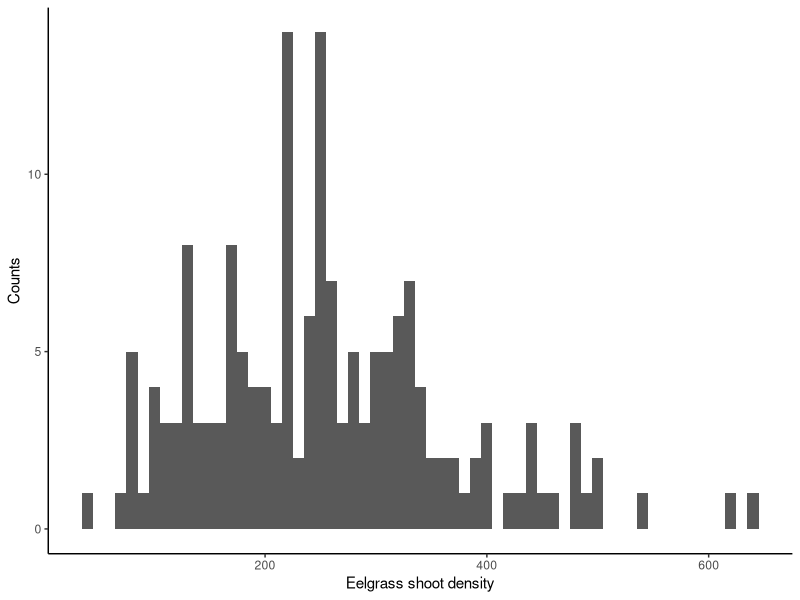
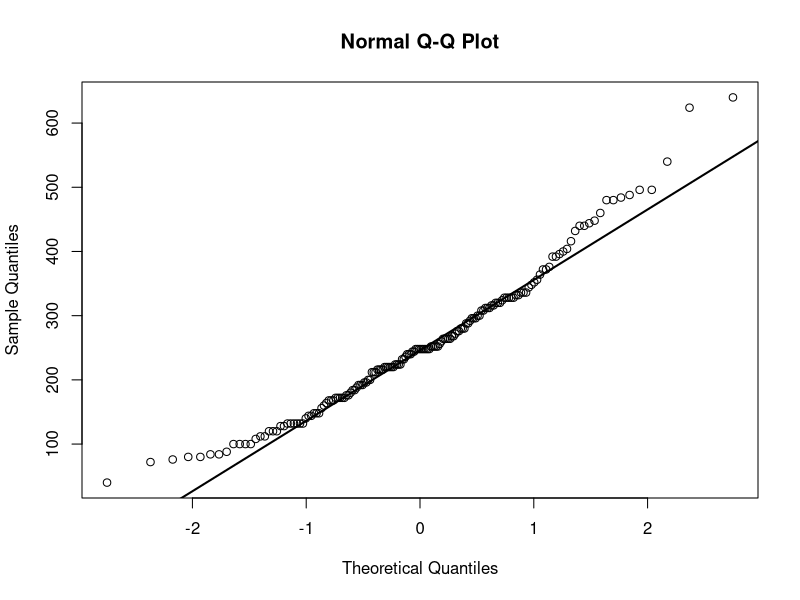
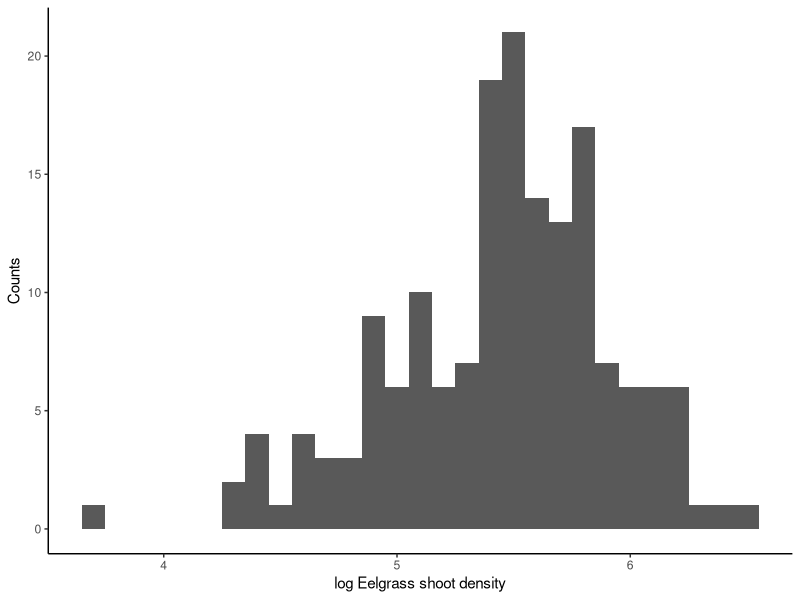
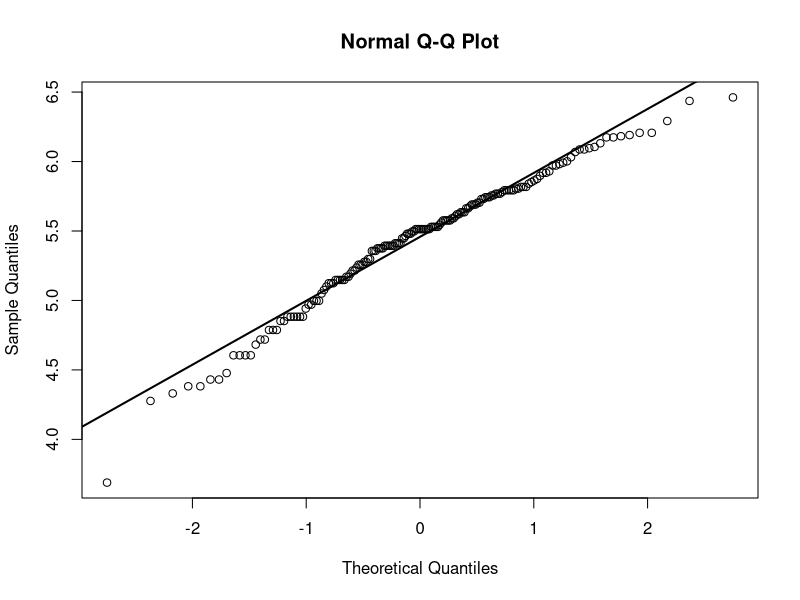
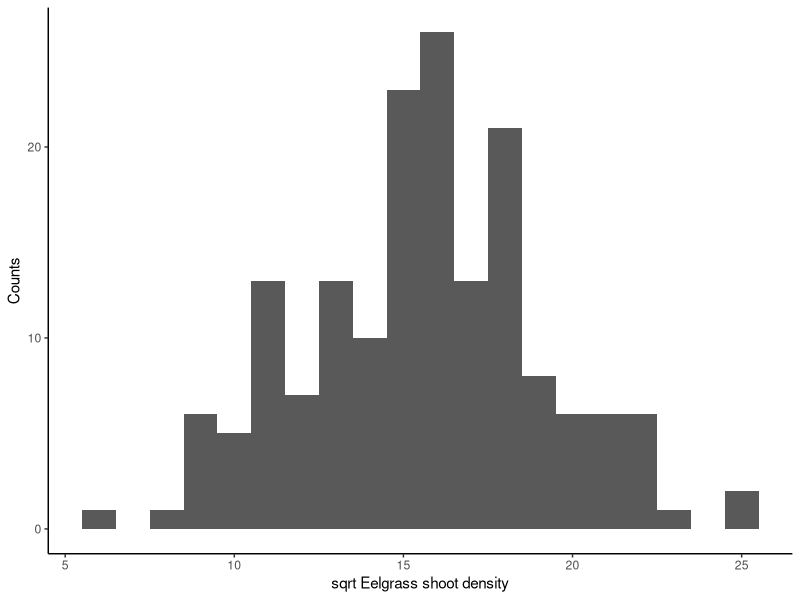
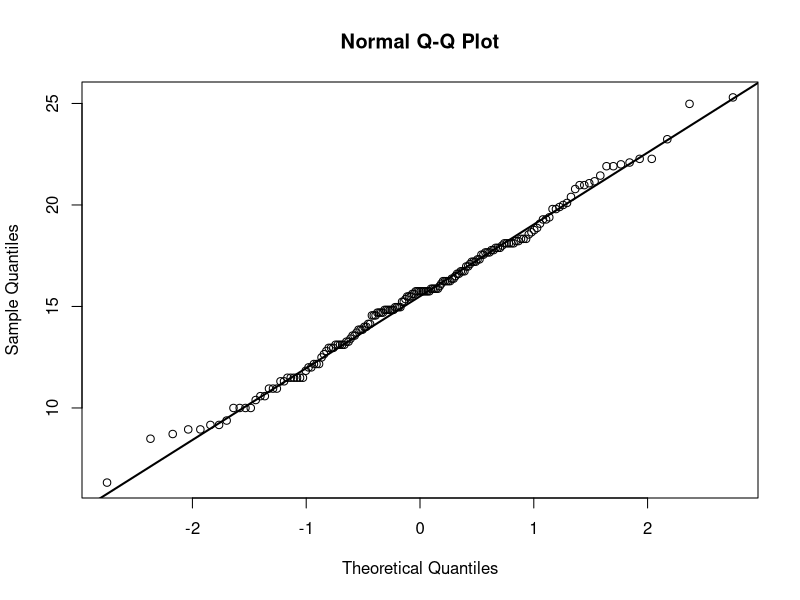
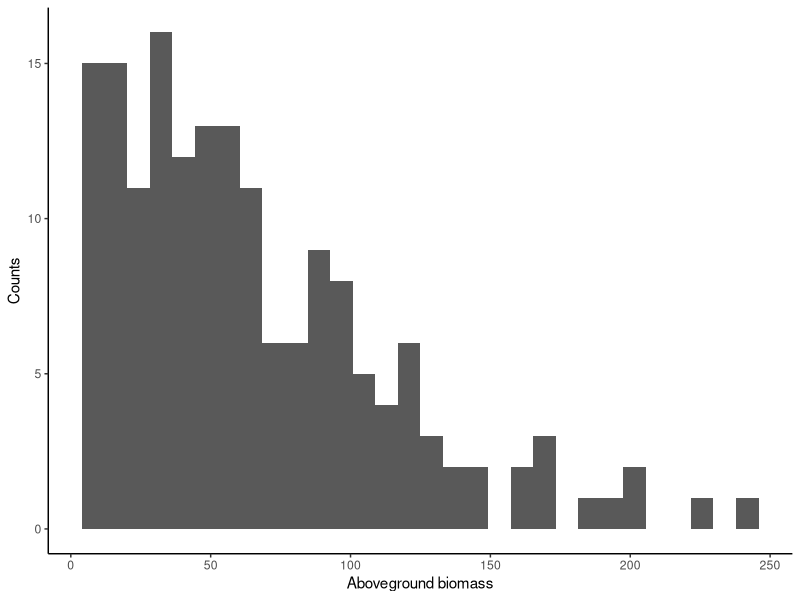
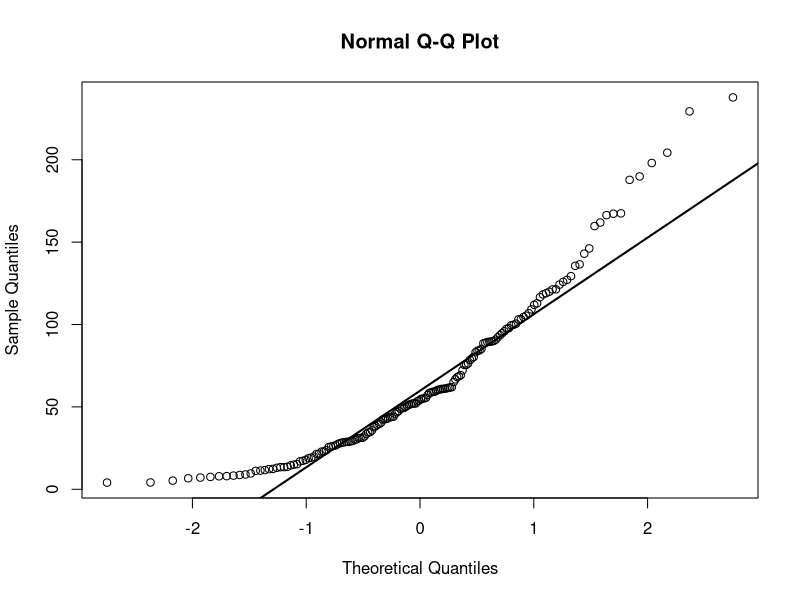

Write R code to recreate these figures, in order. (Note: this script raises an error after producing the figures.)
## ---- chunk 1
library(ggplot2)

theme_set(theme_classic())
## ---- chunk 2
eg.graz <- read.csv( "../ALL_DATA/eelgrass_bio_sed_transect_derived.csv", header = TRUE, stringsAsFactors = FALSE)
## ---- chunk 3
## Raw data ##
ggplot(eg.graz, aes(eelgrass_shoots_msq)) +
  geom_histogram(binwidth = 10) +
  labs(x = "Eelgrass shoot density", y = "Counts")

qqnorm(eg.graz$eelgrass_shoots_msq)
qqline(eg.graz$eelgrass_shoots_msq, lwd = 2)

shapiro.test(eg.graz$eelgrass_shoots_msq)

## ln transformation ##
ggplot(eg.graz, aes(log(eelgrass_shoots_msq))) +
  geom_histogram(binwidth = 0.1) +
  labs(x = "log Eelgrass shoot density", y = "Counts")

qqnorm(log(eg.graz$eelgrass_shoots_msq))
qqline(log(eg.graz$eelgrass_shoots_msq), lwd = 2)

shapiro.test(log(eg.graz$eelgrass_shoots_msq))

## sqrt transfrormation ##
ggplot(eg.graz, aes(sqrt(eelgrass_shoots_msq))) +
  geom_histogram(binwidth = 1) +
  labs(x = "sqrt Eelgrass shoot density", y = "Counts")

qqnorm(sqrt(eg.graz$eelgrass_shoots_msq))
qqline(sqrt(eg.graz$eelgrass_shoots_msq), lwd = 2)

shapiro.test(sqrt(eg.graz$eelgrass_shoots_msq))
## ---- chunk 4
## Raw data ##
ggplot(eg.graz, aes(ag_mass)) +
  geom_histogram() +
  labs(x = "Aboveground biomass", y = "Counts")

qqnorm(eg.graz$ag_mass)
qqline(eg.graz$ag_mass, lwd = 2)

shapiro.test(eg.graz$ag_mass)

## ln transformed ##
ggplot(eg.graz, aes(log(ag_mass))) +
  geom_histogram() +
  labs(x = "log Aboveground biomass", y = "Counts")

qqnorm(log(eg.graz$ag_mass))
qqline(log(eg.graz$ag_mass), lwd = 2)

shapiro.test(log(eg.graz$ag_mass))

## sqrt transformation ##
ggplot(eg.graz, aes(sqrt(ag_mass))) +
  geom_histogram() +
  labs(x = "sqrt Aboveground biomass", y = "Counts")

qqnorm(sqrt(eg.graz$ag_mass))
qqline(sqrt(eg.graz$ag_mass), lwd = 2)

shapiro.test(sqrt(eg.graz$ag_mass))
## ---- chunk 5
## Raw data ##
ggplot(eg.graz, aes(bg_mass)) +
  geom_histogram() +
  labs(x = "Belowground biomass", y = "Counts")

qqnorm(eg.graz$bg_mass)
qqline(eg.graz$bg_mass, lwd = 2)

shapiro.test(eg.graz$bg_mass)

## ln transformed ##
ggplot(eg.graz, aes(log(bg_mass))) +
  geom_histogram() +
  labs(x = "log Belowground biomass", y = "Counts")

qqnorm(log(eg.graz$bg_mass))
qqline(log(eg.graz$bg_mass), lwd = 2)

shapiro.test(log(eg.graz$bg_mass))

## sqrt transformation ##
ggplot(eg.graz, aes(sqrt(bg_mass))) +
  geom_histogram() +
  labs(x = "sqrt belowground biomass", y = "Counts")

qqnorm(sqrt(eg.graz$bg_mass))
qqline(sqrt(eg.graz$bg_mass), lwd = 2)

shapiro.test(sqrt(eg.graz$bg_mass))
## ---- chunk 6
## Raw data ##
ggplot(eg.graz, aes(ag_mass / bg_mass)) +
  geom_histogram() +
  labs(x = "AG:BG biomass", y = "Counts")

qqnorm(eg.graz$ag_mass / eg.graz$bg_mass)
qqline(eg.graz$ag_mass / eg.graz$bg_mass, lwd = 2)

## ln transformed ##
ggplot(eg.graz, aes(log(ag_mass / bg_mass))) +
  geom_histogram() +
  labs(x = "log AG:BG biomass", y = "Counts")

qqnorm(log(eg.graz$ag_mass / eg.graz$bg_mass))
qqline(log(eg.graz$ag_mass / eg.graz$bg_mass), lwd = 2)

shapiro.test(log(eg.graz$ag_mass / eg.graz$bg_mass))

## sqrt transformation ##
ggplot(eg.graz, aes(sqrt(ag_mass / bg_mass))) +
  geom_histogram() +
  labs(x = "sqrt AG:BG biomass", y = "Counts")

qqnorm(sqrt(eg.graz$ag_mass / eg.graz$bg_mass))
qqline(sqrt(eg.graz$ag_mass / eg.graz$bg_mass), lwd = 2)

shapiro.test(sqrt(eg.graz$ag_mass / eg.graz$bg_mass))
## ---- chunk 7
## Raw data ##
ggplot(eg.graz, aes(s_epi_mass)) +
  geom_histogram() +
  labs(x = "Epiphyte biomass", y = "Counts")

qqnorm(eg.graz$ag_mass / eg.graz$bg_mass)
qqline(eg.graz$ag_mass / eg.graz$bg_mass, lwd = 2)

## ln transformed ##
ggplot(eg.graz, aes(log(s_epi_mass))) +
  geom_histogram() +
  labs(x = "log Epiphyte biomass", y = "Counts")

qqnorm(log(eg.graz$ag_mass / eg.graz$bg_mass))
qqline(log(eg.graz$ag_mass / eg.graz$bg_mass), lwd = 2)

shapiro.test(log(eg.graz$ag_mass / eg.graz$bg_mass))

## sqrt transformation ##
ggplot(eg.graz, aes(sqrt(ag_mass / bg_mass))) +
  geom_histogram() +
  labs(x = "sqrt AG:BG biomass", y = "Counts")

qqnorm(sqrt(eg.graz$ag_mass / eg.graz$bg_mass))
qqline(sqrt(eg.graz$ag_mass / eg.graz$bg_mass), lwd = 2)

shapiro.test(sqrt(eg.graz$ag_mass / eg.graz$bg_mass))
